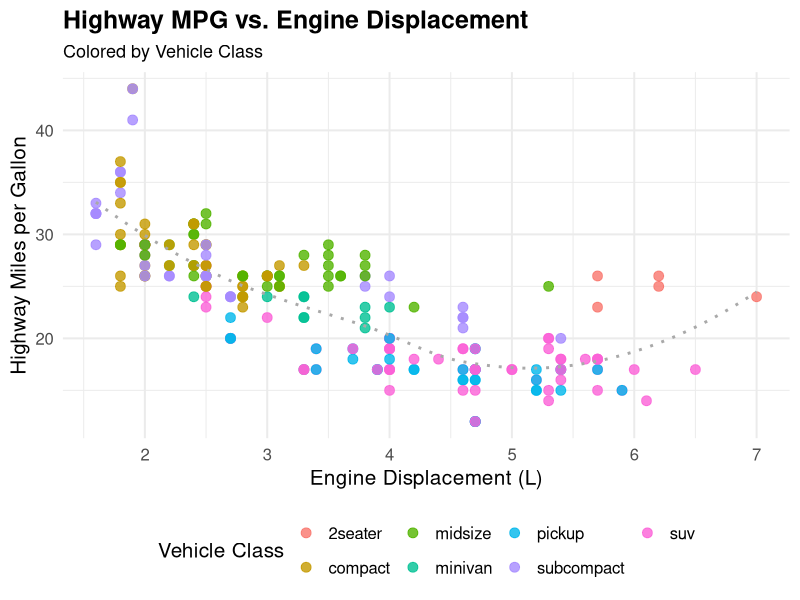

Write R code to recreate this figure.
## ---- chunk 1
library(tidyverse)

ggplot(data = mpg, aes(x = displ, y = hwy, color = class)) +
  geom_point(size = 3, alpha = 0.8) +
  geom_smooth(method = "loess", se = FALSE, color = "darkgray", linetype = "dotted") +
  labs(
    title = "Highway MPG vs. Engine Displacement",
    subtitle = "Colored by Vehicle Class",
    x = "Engine Displacement (L)",
    y = "Highway Miles per Gallon",
    color = "Vehicle Class"
  ) +
  theme_minimal(base_size = 15) +
  theme(
    plot.title = element_text(face = "bold", size = 18),
    plot.subtitle = element_text(size = 13),
    legend.position = "bottom"
  )
